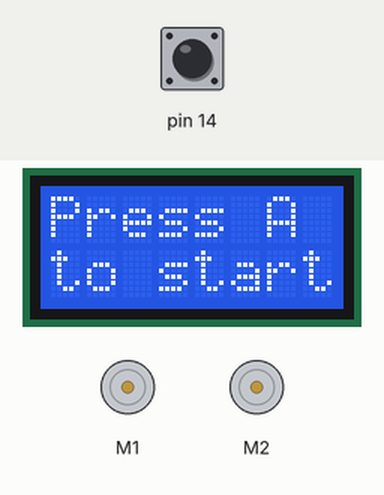
Recording of a sketch running on a simulated Arduino Leonardo, built with avr-gcc and run on an emulated ATmega32U4. On the bench: 8×2 character LCD, 2 × DC motor (green arrow = forward, orange = backward, longer = faster). Inputs (shaded band) come from the test bench; at power-on: pin 14 HIGH.

Above: at 1.2 s.
1.3 s: pin 14 pulled LOW for 0.15 s
At 2.7 s:
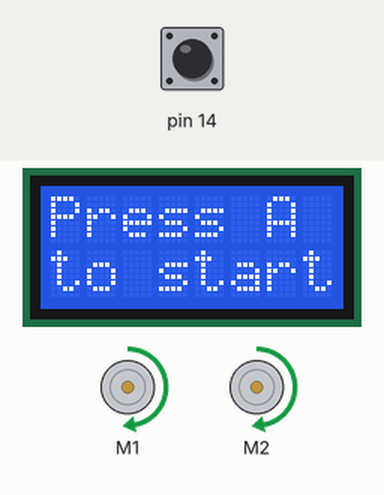
At 3.53 s:
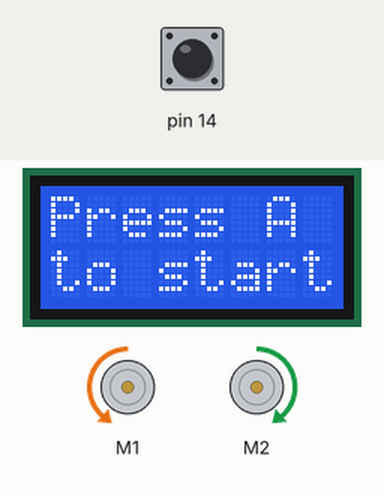
Timing chart, 0 to 10.4 s (numbered marks = the images above; inputs shaded):
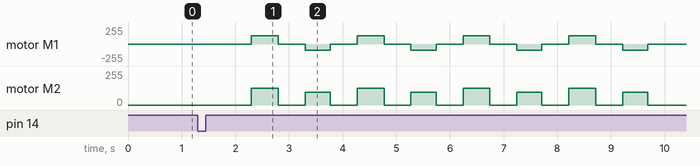

Measured:
- after the input at 1.3 s, motor M1: stopped → forward 127/255 after 1.0 s, then repeats every 2.0 s: stopped 0.50 s, backward 95/255 0.47 s, stopped 0.50 s, forward 127/255 0.50 s; motor M2: stopped → forward 127/255 after 1.0 s, then repeats every 2.0 s: stopped 0.50 s, forward 95/255 0.47 s, stopped 0.50 s, forward 127/255 0.50 s

The sketch:

90graderr.ino
```cpp
#include <Zumo32U4.h> // including zumo library

// naming variables
Zumo32U4LCD lcd;
Zumo32U4Motors motors;
Zumo32U4ButtonA buttonA;


void setup() {
  // writes to LCD
  lcd.clear();
  lcd.gotoXY(0, 0);
  lcd.print("Press A");
  lcd.gotoXY(0, 1);
  lcd.print("to start");
}

void loop() {
  // boolean variable buttonPress
  bool buttonPress = buttonA.getSingleDebouncedPress();

  // if - function that runs if buttonPress = true
  if(buttonPress) {
    delay (1000); // delay to give user time to remove finger from button
    for(int i=0;i<4;i++){
      motors.setSpeeds(200, 200); // drives forward
      delay(500);
      motors.setSpeeds(0, 0); // stops car
      delay(500);
      motors.setSpeeds(-150, 150); // turns car 90 degrees to the left
      delay(470);
      motors.setSpeeds(0,0);
      delay(500);
    }
  }
}
```
